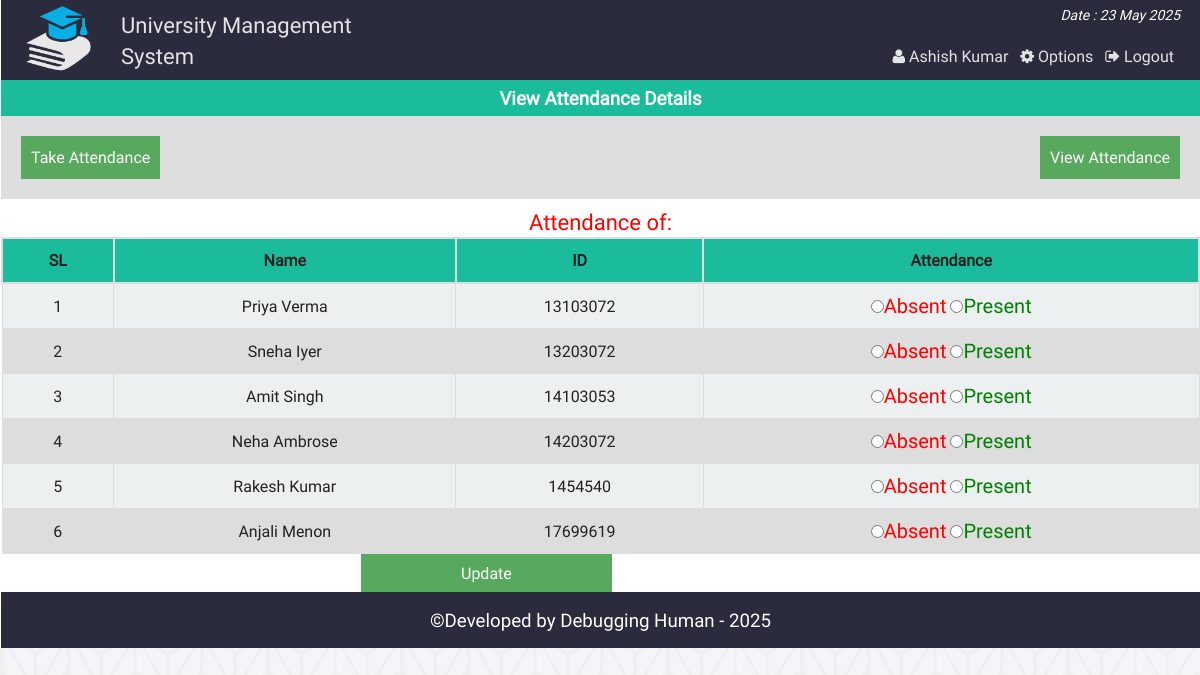
The app's page /att_single_view_fc.php (signed in) with its own data.
### tables this page shows
CREATE TABLE `at_student` (
  `id` int(11) NOT NULL,
  `name` varchar(40) NOT NULL,
  `st_id` int(11) NOT NULL
);

CREATE TABLE `attn` (
  `id` int(11) NOT NULL,
  `st_id` int(11) NOT NULL,
  `atten` varchar(50) NOT NULL,
  `at_date` date NOT NULL
);

### php/functions.php (called while the page is built, shortened)
<?php
class login_registration_class{
	public function attn_all_student($date){
		global $conn;
		$res = $conn->query("select at_student.name, attn.*
			from at_student
			inner join attn
			on at_student.st_id = attn.st_id
			where at_date = '$date' ");
		return $res;
	}
};
?>

### att_single_view_fc.php (the view, shortened to what this page needs)
<?php
	require "php/config.php";
	require_once "php/functions.php";
	$user = new login_registration_class();
?>
<?php
include "php/headertop.php";
?>
<div class="all_student fix">
		<h3 style="text-align:center;color:#fff;margin:0;padding:5px;background:#1abc9c">View Attendance Details</h3>
		<div  class="fix" style="background:#ddd;padding:20px;">
			<span style="float:left;"><a style="color:#fff;" href="class_att_fc.php"><button style="background:#58A85D;border:none;color:#fff;padding:10px;">Take Attendance</button></a></span>
			<span style="float:right;"><a style="color:#fff;" href="att_view_fc.php"> <button style="background:#58A85D;border:none;color:#fff;padding:10px;">View Attendance</button></a></span>
		</div>
		<p style="text-align:center;color:#34495e;margin:0;padding-top:8px;color:red;font-size:22px;">
			<?php echo "Attendance of: ".$date;?>
		</p>
	<form action="" method="post">
		<table class="tab_one" style="text-align:center;">
			<tr>
				<th style="text-align:center;">SL</th>
				<th style="text-align:center;">Name</th>
				<th style="text-align:center;">ID</th>
				<th style="text-align:center;">Attendance</th>
			</tr>
			<?php
			$i=0;
				$std = $user->attn_all_student($date);
				if($std){
				while($rows = $std->fetch_assoc()){
				$i++;
		?>
			<tr>
				<td><?php echo $i;?></td>
				<td><?php echo $rows['name'];?></td>
				<td><?php echo $rows['st_id'];?></td>
				<td>
					<label style="color:red;font-size:20px"><input type="radio" name="attn[<?php echo $rows['st_id'];?>]" value="absent" <?php if($rows['atten'] == "absent") echo "checked";?>/>Absent</label>
					<label style="color:green;font-size:20px"> <input type="radio" name="attn[<?php echo $rows['st_id'];?>]" value="present" <?php if($rows['atten'] == "present") echo "checked";?>/>Present</label>
				</td>
			</tr>
			<?php
			} }else echo "failed";
				?>
		</table>
		<span style="margin-left:360px;"><input style="<text-align:right></text-align:right>;background:#58A85D;border:none;color:#fff;padding:8px 100px;" type="submit" name="submit" value="Update" /></span>
	</form>
</div>
<?php include "php/footerbottom.php";?>

### css/main.css (style rules this page uses)
html { color: #222; font-size: 1em; line-height: 1.4; }
a { text-decoration:none; }
.fix { overflow:hidden; }
body { font-family:roboto !important; background:url(../img/ptrn.png) repeat fixed; }
.st_reg th, td { padding: 8px; }
table.tab_one { width:100%; }
table.tab_one th { background:#1abc9c; padding:10px; font-weight:bold; text-align:left; }
table.tab_one td { border:1px solid #ddd; padding:8px; }
table.tab_one tr:nth-child(odd) { background:#ddd; }
table.tab_one tr:nth-child(even) { background:#ecf0f1; }
.all_student { min-height:450px; }
table.att_tab tr,td,th { border:2px solid #ddd; border-collapse:collapse; padding:8px; }

### records on screen
at_student: name "Priya Verma", attn.st_id "13103072"
attn: atten "☐ Absent", atten "☐ Present"
at_student: name "Sneha Iyer", attn.st_id "13203072"
attn: atten "☐ Absent", atten "☐ Present"
at_student: name "Amit Singh", attn.st_id "14103053"
attn: atten "☐ Absent", atten "☐ Present"
at_student: name "Neha Ambrose", attn.st_id "14203072"
attn: atten "☐ Absent", atten "☐ Present"
at_student: name "Rakesh Kumar", attn.st_id "1454540"
attn: atten "☐ Absent", atten "☐ Present"
at_student: name "Anjali Menon", attn.st_id "17699619"
attn: atten "☐ Absent", atten "☐ Present"

### other values on screen
$fname "Ashish Kumar"
